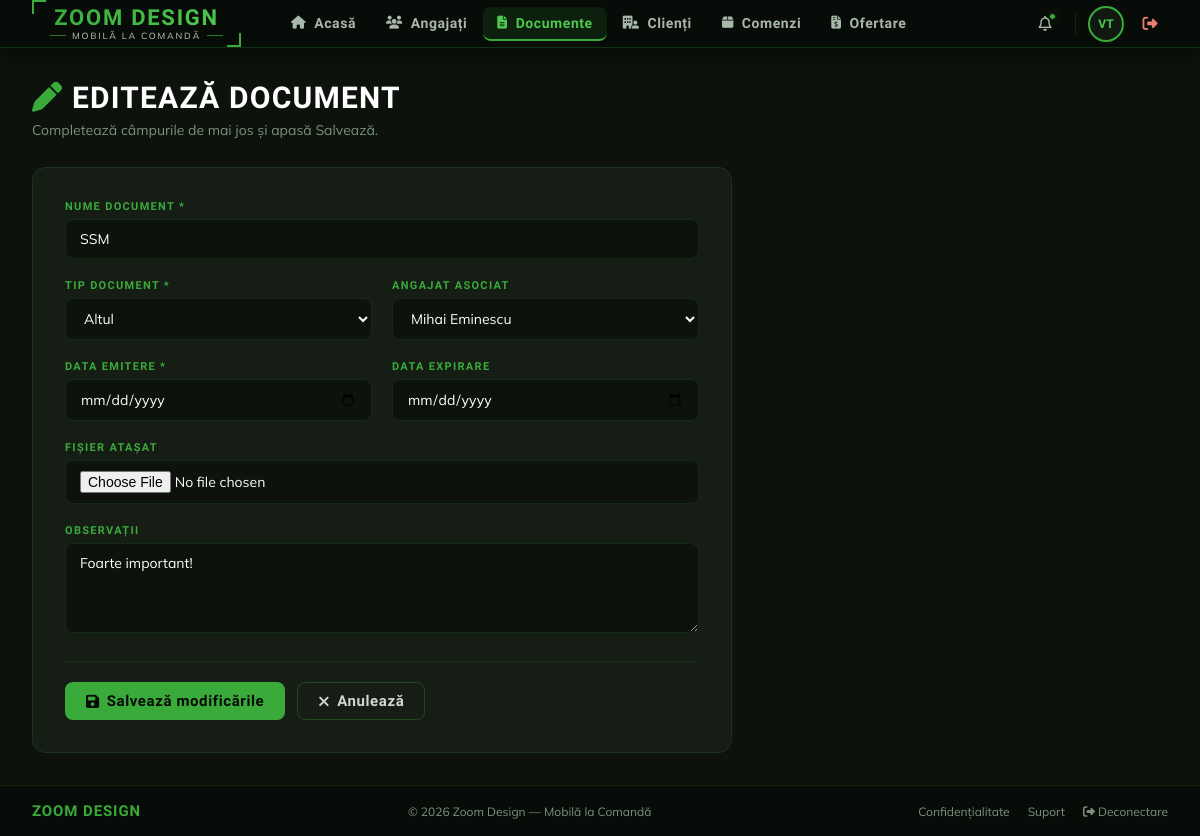
The app's page /documente/2/edit/ (signed in) with its own data.
### documente/models.py (models this page shows, shortened)
class Document(models.Model):
    TIP_CHOICES = [
        ('contract', 'Contract'),
        ('revizie',  'Revizie medicală'),
        ('autorizatie', 'Autorizație'),
        ('alt', 'Altul'),
    ]
    nume          = models.CharField(max_length=200)
    tip           = models.CharField(max_length=50, choices=TIP_CHOICES)
    angajat       = models.ForeignKey(Angajat, on_delete=models.SET_NULL, null=True, blank=True)
    data_emitere  = models.DateField()
    data_expirare = models.DateField(null=True, blank=True)
    fisier        = models.FileField(upload_to='documente/', blank=True)
    observatii    = models.TextField(blank=True)
    class Meta:
        verbose_name = "Document"
        verbose_name_plural = "Documente"
        ordering = ['data_expirare']

### documente/views.py (the view, shortened to what this page needs)
# urls.py: path('<int:pk>/edit/', views.DocumentUpdateView.as_view(), name='document_edit'),
class DocumentUpdateView(LoginRequiredMixin, UpdateView):
    model = Document
    template_name = 'documente/document_form.html'
    fields = ['nume', 'tip', 'angajat', 'data_emitere', 'data_expirare', 'fisier', 'observatii']
    success_url = reverse_lazy('documente')
    login_url = '/login/'

### templates/documente/document_form.html (shortened to what this page needs)
{% extends 'base.html' %}
{% block nav_documente %}active{% endblock %}
{% block content %}
<div class="form-page-header">
  <h1>
    {% if object %}<i class="fa-solid fa-pen" style="color:var(--green-mid);"></i> Editează document
    {% else %}<i class="fa-solid fa-plus" style="color:var(--green-mid);"></i> Adaugă document nou{% endif %}
  </h1>
  <p>Completează câmpurile de mai jos și apasă Salvează.</p>
</div>
<div class="form-card">
  <form method="POST" enctype="multipart/form-data">
    <div class="form-grid">
      <div class="form-group full">
        <label class="form-label">Nume document *</label>
        <input class="form-input" type="text" name="nume" placeholder="ex: Contract prestări servicii" value="{{ form.nume.value|default:'' }}" required/>
      </div>
      <div class="form-group">
        <label class="form-label">Tip document *</label>
        <select class="form-select" name="tip" required>
          <option value="alt"      {% if form.tip.value == 'alt' %}selected{% endif %}>Altul</option>
        </select>
      </div>
      <div class="form-group">
        <label class="form-label">Angajat asociat</label>
        <select class="form-select" name="angajat">
          {% for angajat in form.angajat.field.queryset %}
          <option value="{{ angajat.pk }}" {% if form.angajat.value == angajat.pk %}selected{% endif %}>
            {{ angajat.prenume }} {{ angajat.nume }}
          </option>
          {% endfor %}
        </select>
      </div>
      <div class="form-group">
        <label class="form-label">Data emitere *</label>
        <input class="form-input" type="date" name="data_emitere" value="{{ form.data_emitere.value|default:'' }}" required/>
      </div>
      <div class="form-group">
        <label class="form-label">Data expirare</label>
        <input class="form-input" type="date" name="data_expirare" value="{{ form.data_expirare.value|default:'' }}"/>
      </div>
      <div class="form-group full">
        <label class="form-label">Fișier atașat</label>
        <input class="form-input" type="file" name="fisier"/>
      </div>
      <div class="form-group full">
        <label class="form-label">Observații</label>
        <textarea class="form-textarea" name="observatii" placeholder="Note suplimentare...">{{ form.observatii.value|default:'' }}</textarea>
      </div>
    </div>
    <div class="form-actions">
      <button type="submit" class="btn btn-green">
        <i class="fa-solid fa-floppy-disk"></i>
        {% if object %}Salvează modificările{% else %}Adaugă document{% endif %}
      </button>
      <a href="{% url 'documente' %}" class="btn btn-outline"><i class="fa-solid fa-xmark"></i> Anulează</a>
    </div>
  </form>
</div>
{% endblock %}

### templates/base.html (shortened to what this page needs)
<!DOCTYPE html>
<html lang="ro">
<head>
  {% load static %}
  <link rel="stylesheet" href="https://cdnjs.cloudflare.com/ajax/libs/font-awesome/6.5.0/css/all.min.css"/>
</head>
<body>
  <header class="topbar">
    <div class="brand-logo">
      <div class="logo-box">
        <div class="logo-inner">
          <div class="logo-name">Zoom Design</div>
          <div class="logo-tagline">Mobilă la Comandă</div>
        </div>
      </div>
    </div>
    <nav class="topbar-nav">
      <a href="{% url 'home' %}"      class="nav-link {% block nav_home %}{% endblock %}"><i class="fa-solid fa-house"></i> Acasă</a>
      <a href="{% url 'angajati' %}"  class="nav-link {% block nav_angajati %}{% endblock %}"><i class="fa-solid fa-users"></i> Angajați</a>
      <a href="{% url 'documente' %}" class="nav-link {% block nav_documente %}{% endblock %}"><i class="fa-solid fa-file-lines"></i> Documente</a>
      <a href="{% url 'clienti' %}"   class="nav-link {% block nav_clienti %}{% endblock %}"><i class="fa-solid fa-building-user"></i> Clienți</a>
      <a href="{% url 'comenzi' %}"   class="nav-link {% block nav_comenzi %}{% endblock %}"><i class="fa-solid fa-box"></i> Comenzi</a>
      <a href="{% url 'ofertare' %}"  class="nav-link {% block nav_ofertare %}{% endblock %}"><i class="fa-solid fa-file-invoice-dollar"></i> Ofertare</a>
    </nav>
    <div class="topbar-right">
      <div class="tb-icon" title="Notificări">
        <i class="fa-regular fa-bell"></i>
        <span class="notif-dot"></span>
      </div>
      <div class="topbar-avatar" title="{{ user.get_full_name|default:user.username }}">
        {% if user.is_authenticated %}
          {{ user.first_name|first|upper }}{{ user.last_name|first|upper }}
        {% else %}
          <i class="fa-solid fa-user" style="font-size:11px"></i>
        {% endif %}
      </div>
      {% if user.is_authenticated %}
      <a href="{% url 'logout' %}" class="tb-icon" title="Deconectare" style="color:#e87d72;">
        <i class="fa-solid fa-right-from-bracket"></i>
      </a>
      {% endif %}
    </div>
  </header>
  <div class="page-wrap">
    <main class="page-content">
      {% block content %}{% endblock %}
    </main>
    <footer class="footer">
      <div class="footer-logo">ZOOM DESIGN</div>
      <span>&copy; {% now "Y" %} Zoom Design — Mobilă la Comandă</span>
      <div class="footer-links">
        <a href="#">Confidențialitate</a>
        <a href="#">Suport</a>
        <a href="{% url 'logout' %}"><i class="fa-solid fa-right-from-bracket"></i> Deconectare</a>
      </div>
    </footer>
  </div>
</body>
</html>

### templates/documente/document_form.html (style rules this page uses)
.form-page-header { margin-bottom:28px; }
.form-page-header h1 { font-family:'Rajdhani',sans-serif; font-size:30px; font-weight:700; color:var(--white); text-transform:uppercase; letter-spacing:0.04em; margin-bottom:6px; }
.form-page-header p { font-size:14px; color:var(--slate-400); }
.form-card { background:var(--dark-card); border:1px solid rgba(45,138,45,0.2); border-radius:14px; padding:32px; max-width:700px; }
.form-grid { display:grid; grid-template-columns:1fr 1fr; gap:20px; }
.form-grid .full { grid-column:1 / -1; }
.form-group { display:flex; flex-direction:column; gap:6px; }
.form-label { font-family:'Rajdhani',sans-serif; font-size:11px; font-weight:700; letter-spacing:0.12em; text-transform:uppercase; color:var(--green-mid); }
.form-input, .form-select, .form-textarea { background:var(--dark); border:1.5px solid rgba(45,138,45,0.2); border-radius:8px; padding:10px 14px; font-size:14px; font-family:'Mulish',sans-serif; color:var(--white); outline:none; transition:border-color 0.18s, box-shadow 0.18s; }
.form-input::placeholder, .form-textarea::placeholder { color:var(--slate-500); }
.form-select option { background:var(--dark); }
.form-textarea { resize:vertical; min-height:90px; }
.form-actions { display:flex; gap:12px; margin-top:28px; padding-top:20px; border-top:1px solid rgba(45,138,45,0.15); }

### records on screen
Document: nume "SSM", tip "Altul", observatii "Foarte important!"

### other values on screen
{{ user.first_name|first|upper }} "V"
{{ user.last_name|first|upper }} "T"
form field angajat "Mihai Eminescu"
